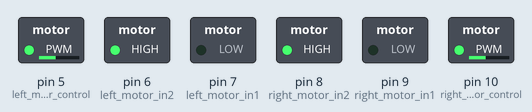
Recording of a sketch running on a simulated Arduino Uno, built with avr-gcc and run on an emulated ATmega328P. Shown: switched loads named in the sketch (green lamp = pin HIGH).

Above: at 0.05 s.
At 5.95 s:
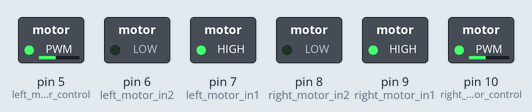
At 8.95 s:
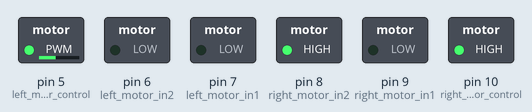
At 11.95 s:
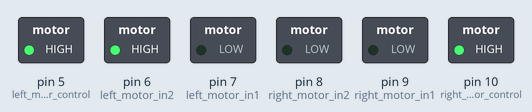
Timing chart, 0 to 15.6 s (numbered marks = the images above):
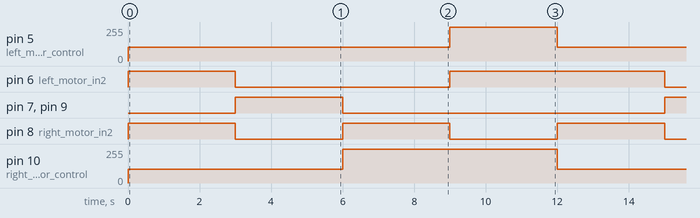

The sketch:

motor_driver.ino
```cpp
#define COMMAND_STOP 0
#define COMMAND_FOWERD 1
#define COMMAND_BACK 2
#define COMMAND_TURN_RIGHT 3
#define COMMAND_TURN_LEFT 4

int right_motor_in1 = 9;
int right_motor_in2 = 8;
int right_motor_control = 10;

int left_motor_in1 = 7;
int left_motor_in2 = 6;
int left_motor_control = 5;

int speed_level = 0;
void setup() {

  pinMode(left_motor_in1, OUTPUT);
  pinMode(left_motor_in2, OUTPUT);
  pinMode(left_motor_control, OUTPUT);
  pinMode(right_motor_in1, OUTPUT);
  pinMode(right_motor_in2, OUTPUT);
  pinMode(right_motor_control, OUTPUT);
  Serial.begin(9600);

}

int get_motor_speed() {

  if (speed_level > 8) {
    speed_level = 8;
  } else if (speed_level < 1) {
    speed_level = 0;
  }
  return 15 + (speed_level * 30);
}

void turn_right() {


  digitalWrite(left_motor_in1, LOW);
  digitalWrite(left_motor_in2, LOW);
  digitalWrite(right_motor_in1, LOW);
  digitalWrite(right_motor_in2, HIGH);
  analogWrite(right_motor_control, get_motor_speed());
}

void turn_left() {

  digitalWrite(right_motor_in1, LOW);
  digitalWrite(right_motor_in2, LOW);
  digitalWrite(left_motor_in1, LOW);
  digitalWrite(left_motor_in2, HIGH);
  analogWrite(left_motor_control, get_motor_speed());
}

void fowerd() {

  digitalWrite(right_motor_in1, LOW);
  digitalWrite(right_motor_in2, HIGH);
  analogWrite(right_motor_control, get_motor_speed());
  digitalWrite(left_motor_in1, LOW);
  digitalWrite(left_motor_in2, HIGH);
  analogWrite(left_motor_control, get_motor_speed());
}

void back() {

  digitalWrite(right_motor_in1, HIGH);
  digitalWrite(right_motor_in2, LOW);
  analogWrite(right_motor_control, get_motor_speed());
  digitalWrite(left_motor_in1, HIGH);
  digitalWrite(left_motor_in2, LOW);
  analogWrite(left_motor_control, get_motor_speed());
}

void stop() {

  digitalWrite(right_motor_in1, LOW);
  digitalWrite(right_motor_in2, LOW);
  digitalWrite(left_motor_in1, LOW);
  digitalWrite(left_motor_in2, LOW);
}

void command_input(int command) {
  if (command == COMMAND_FOWERD) {
    fowerd();
  } else if(command == COMMAND_BACK) {
    back();
  } else if(command == COMMAND_TURN_RIGHT) {
    turn_right();
  } else if(command == COMMAND_TURN_LEFT) {
    turn_left();
  }

}
void loop() {

  speed_level = 3;
  command_input(COMMAND_FOWERD);
  delay(3000);

  command_input(COMMAND_BACK);
  delay(3000);

  speed_level = 8;
  command_input(COMMAND_TURN_RIGHT);
  delay(3000);

  command_input(COMMAND_TURN_LEFT);
  delay(3000);
}
```

Measured:
- by itself, pin 5 (left_motor_control): alternates 255/255 for 3.0 s and 105/255 for 9.0 s
- by itself, pin 6 (left_motor_in2): repeats every 12.0 s: LOW 6.0 s, HIGH 6.0 s
- by itself, pin 7 (left_motor_in1), pin 9 (right_motor_in1): alternates HIGH for 3.0 s and LOW for 9.0 s
- by itself, pin 8 (right_motor_in2): alternates HIGH for 3.0 s and LOW for 3.0 s
- by itself, pin 10 (right_motor_control): alternates 255/255 for 6.0 s and 105/255 for 6.0 s
